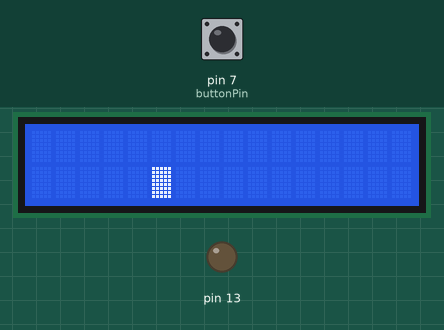
Recording of a sketch running on a simulated Arduino Uno, built with avr-gcc and run on an emulated ATmega328P. Parts: 16×2 character LCD, output pins drawn as LEDs (lit = HIGH). Wiring (inferred from the names in the program): character LCD (HD44780): RS pin 12; E pin 11; data pin 2, pin 3, pin 4, pin 5. Inputs (shaded band) come from the test bench; at power-on: pin 7 (buttonPin) LOW. Pins used as bus, display or sensor lines are not drawn; what the sketch prints to the serial monitor is not drawn.

Above: at 1.8 s.
1.9 s: pin 7 (buttonPin) pulled HIGH for 0.15 s
At 2.3 s:
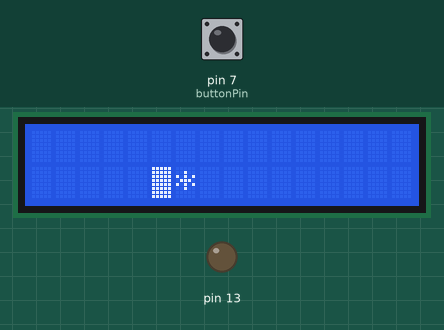
3.5 s: pin 7 (buttonPin) pulled HIGH for 1 s
At 4.0 s:
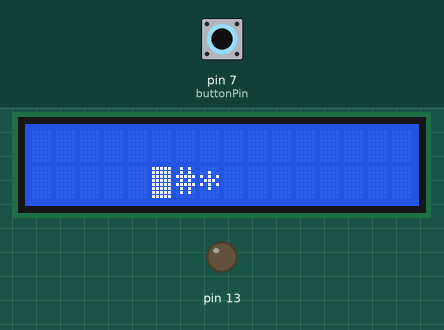
Timing chart, 0 to 6.5 s (numbered marks = the images above; inputs shaded):
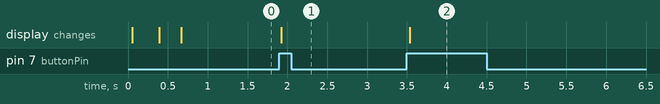

The sketch:

lcd.ino
```cpp
// Pin variables
int en = 11;
int rs = 12;
int d4 = 2;
int d5 = 3;
int d6 = 4;
int d7 = 5;
int buttonPin = 7;
bool buttonState = true;

bool state = false;


// LCD state variables
bool showCursor = false;
bool blinkCursor = false;
bool showDisplay = true;


// Low level functions
void writeData(bool a0 = 0, bool a1 = 0, bool a2 = 0, bool a3 = 0) {
  digitalWrite(d4, a0);
  digitalWrite(d5, a1);
  digitalWrite(d6, a2);
  digitalWrite(d7, a3);
}

void flashEN() {
  delay(3);
  digitalWrite(en, HIGH);
  delay(3);
  digitalWrite(en, LOW);
}

void clear() {
  digitalWrite(rs, LOW);
  writeData(0, 0, 0, 0);
  flashEN();

  writeData(1, 0, 0, 0);
  flashEN();
}

void resetCursor() {
  digitalWrite(rs, LOW);
  writeData(0,0,0,0); // 0 0 0 0
  flashEN();

  writeData(0,1,0,0); // x 1 0 0
  flashEN();
}

// cursor move + display scroll.
void entryModeSet(bool left = false, bool shift = false) {
  writeData(0,0,0,0);
  flashEN();

  writeData(shift,left,1,0); // Cursor moving r1/l0, shift display y1/n0
  flashEN();
}

void applyDisplaySettings() {
  digitalWrite(rs, LOW);
  writeData(0,0,0,0); // 0 0 0 0
  flashEN();

  writeData(blinkCursor,showCursor,showDisplay,1); // B C D 1
  flashEN();
}

void enableCursor(bool show = true, bool blink = false) {
  showCursor = show;
  blinkCursor = blink;
  applyDisplaySettings();
}

void enableDisplay(bool var) {
  showDisplay = var;
  applyDisplaySettings();
}

void moveCursor(bool right = true) {
  digitalWrite(rs, LOW);
  writeData(1,0,0,0); // 0 0 0 1
  flashEN();

  writeData(0,0,right,0); // x x R1/L0 S1/C0
  flashEN();
}

void moveCursor(int row, int col) {
  digitalWrite(rs, LOW);
  resetCursor();
  for (int i = 0; i < row; i++) {
    moveCursor();
  }
  for (int i = 0; i < col; i++) {
    for (int ii = 0; ii < 40; ii++) {
      moveCursor();
    }
  }
}

void moveText(bool right = true) {
  digitalWrite(rs, LOW);
  writeData(1,0,0,0); // 0 0 0 1
  flashEN();

  writeData(0,0,right,1); // x x R1/L0 S1/C0
  flashEN();
}

void configureDisplaySettings(bool eightBit = false, bool multiline = true, bool largeFont = false) {
  digitalWrite(rs, LOW);
  writeData(eightBit,1,0,0); // DL 1 0 0
  flashEN();

  writeData(0, 0, largeFont, multiline); // x x F N
  flashEN();
}

// Every 8th/10th adresses is a new character
void setCGRAMAdress(int adr) {
  bool binary[6];
  if (adr >= 64) {
    return;
  }
  for (int i = 6; i >= 0; i--) {
    int k = adr >> i;
    binary[i] = k & 1;
  }

  digitalWrite(rs, LOW);
  writeData(binary[4], binary[5], 1, 0);
  flashEN();

  writeData(binary[0], binary[1], binary[2], binary[3]);
  flashEN();
}

void setDDRAMAdress(int adr) {
  bool binary[7];
  if (adr >= 128) {
    return;
  }
  for (int i = 7; i >= 0; i--) {
    int k = adr >> i;
    binary[i] = k & 1;
  }

  digitalWrite(rs, LOW);
  writeData(binary[4], binary[5], binary[6], 1);
  flashEN();

  writeData(binary[0], binary[1], binary[2], binary[3]);
  flashEN();
}

// 0 ... 7 -> CGRAM Chars; 8 ... 15 same Chars;
// 16 ... 32 -> empty
void sendChar(int var) {
  bool binary[8] = {0,0,0,0,0,0,0,0};
  if (var >= 256) {
    return;
  }
  for (int i = 8; i >= 0; i--) {
    int k = var >> i;
    binary[i] = k & 1;
  }
  digitalWrite(rs, HIGH);
  writeData(binary[4], binary[5], binary[6], binary[8]);
  flashEN();

  writeData(binary[0], binary[1], binary[2], binary[3]);
  flashEN();
}

void print(char strg[]) {
  int len = strlen(strg);
  // Serial.print("Whole len: ");
  // Serial.print(len);
  // Serial.print(", strg: ");
  // Serial.print(strg);
  // Serial.println();
  for (int i = 0; i < len; i++) {
    // Serial.print(", i: ");
    // Serial.print(i);
    // Serial.print(", strg[i]: ");
    // Serial.print(strg[i]);
    // Serial.print(", strg_before: ");
    // Serial.print(strg);
    sendChar(strg[i]);
    // Serial.print(", strg_after: ");
    // Serial.print(strg);
  }
  // Serial.println();
  delay(10);
}


// init
void LCDInit() {
  digitalWrite(rs, 0);
  delay(15);
  writeData(1,1,0,0);
  flashEN();
  writeData(1,1,0,0);
  flashEN();
  writeData(1,1,0,0);
  flashEN();
  writeData(0,1,0,0);
  flashEN();

  configureDisplaySettings(false, true, false);
  enableDisplay(false);
  clear();
  entryModeSet(true, false);

}


// --- run ----
void run1() {
  print("*");
}

// --- run2 ----
void run3() {
  print("#");
}


// Setup
void setup() {
  // put your setup code here, to run once:
  Serial.begin(9600);
  for (int i = 2; i <= 5; i++) {
    pinMode(i, OUTPUT);
  }
  pinMode(rs, OUTPUT);
  pinMode(en, OUTPUT);
  pinMode(buttonPin, INPUT);

  pinMode(13, OUTPUT);

  Serial.println();
  Serial.println("--start");

  LCDInit();

  enableDisplay(true);
  enableCursor(true, true);

  moveCursor(5, 1);

  entryModeSet(false, true);
}


// Loop
void loop() {
  // put your main code here, to run repeatedly:
  if (digitalRead(buttonPin) && !buttonState) {
    state = !state;
    if (state) {
      run1();
    } else {
      run3();
    }
  }
  buttonState = digitalRead(buttonPin);
  delay(30);
}
```

Measured:
- after the input at 1.9 s, the display: changes at once (image 1)
- after the input at 3.5 s, the display: changes at once (image 2)
